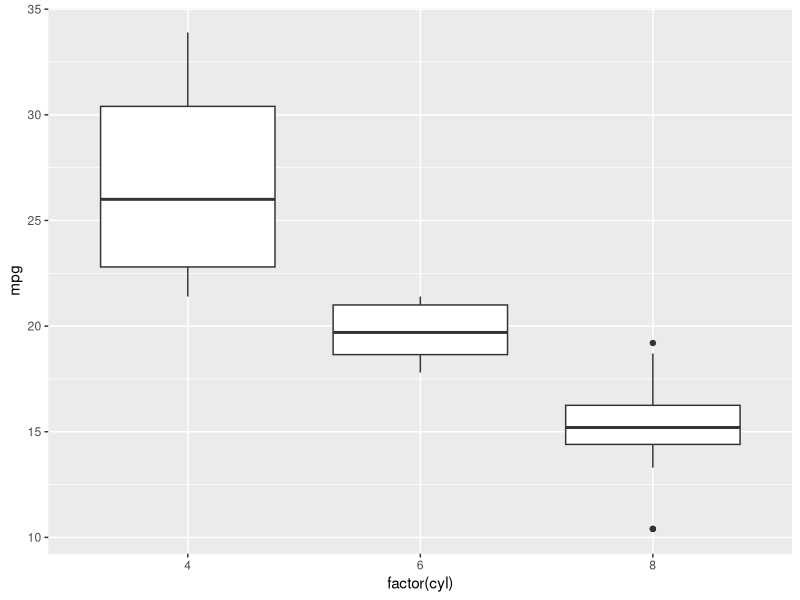
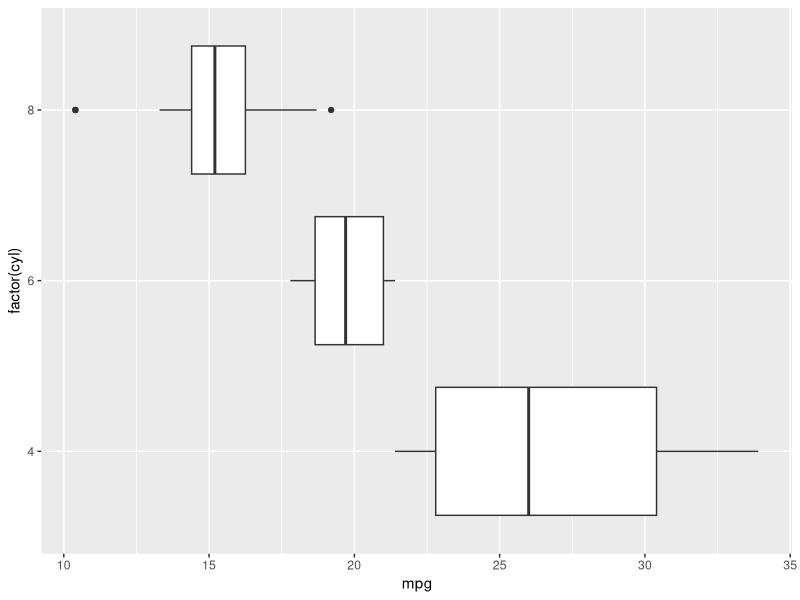
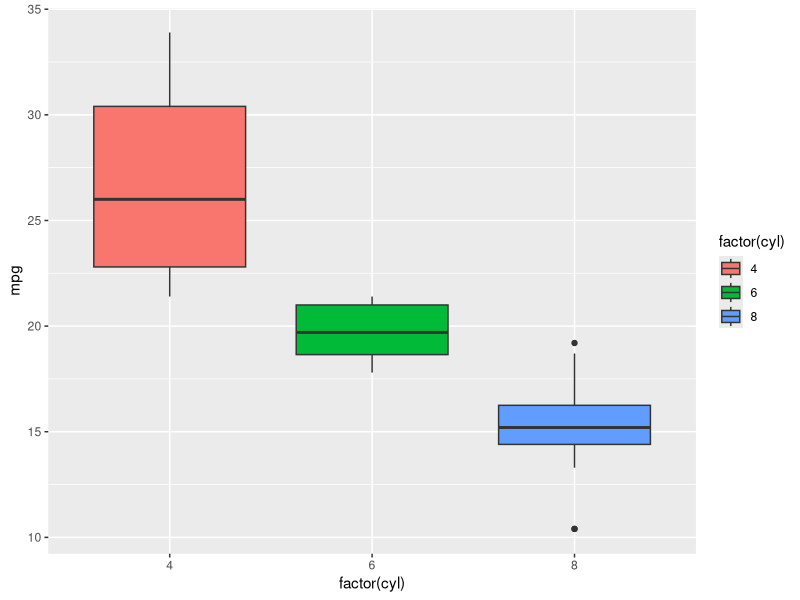

Reproduce these figures in R, in order.
library(ggplot2)

df <- mtcars

#Box plot takes categorical data and not continuous data so cyl is factored
pl <- ggplot(df,aes(x = factor(cyl), y = mpg))

#Simple boxplot
print(pl + geom_boxplot())

#boxplot with coordiantes flipped
print(pl + geom_boxplot()+ coord_flip())

#using column values to fill colour 
print(pl + geom_boxplot(aes(fill=factor(cyl))))